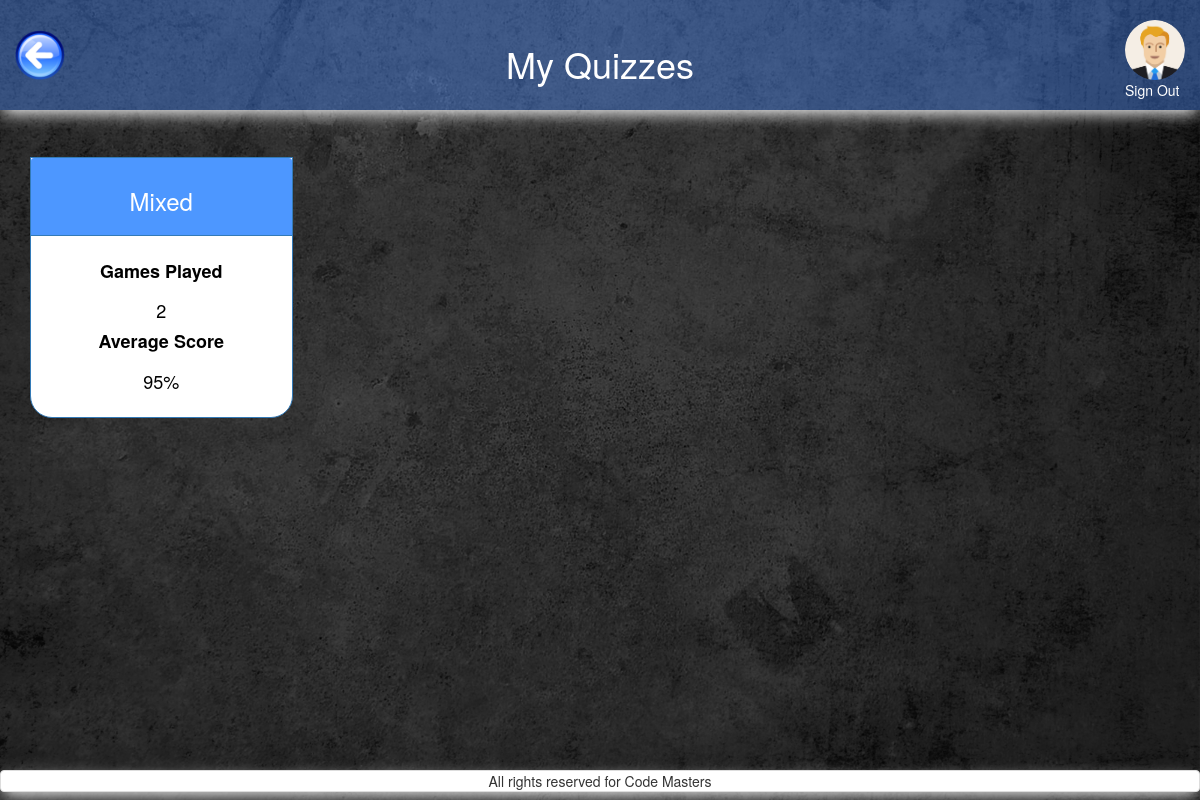
/my_quizzes.php (signed in), run on the app's committed database.
### tables this page shows
CREATE TABLE `users` (
  `id` int(11) NOT NULL,
  `FK_avatars` int(11) NOT NULL,
  `nickname` varchar(255) NOT NULL,
  `email` varchar(255) NOT NULL,
  `password` varchar(255) NOT NULL
);

CREATE TABLE `avatars` (
  `id` int(11) NOT NULL,
  `location` varchar(255) NOT NULL
);

CREATE TABLE `categories` (
  `id` int(11) NOT NULL,
  `category` varchar(50) NOT NULL,
  `image` varchar(255) NOT NULL
);

### includes/start_session_user.php (called while the page is built, shortened)
<?php
 require_once 'dbconnect.php';
 $res=mysqli_query($con, "SELECT nickname, users.id AS user_id, avatars.location AS avatar, avatars.id AS avatar_id, email FROM users
 	JOIN avatars ON users.FK_avatars=avatars.id
 	WHERE users.id=".$_SESSION['user']);
	 $userRow=mysqli_fetch_array($res);
	 $user_id = $userRow['user_id'];
	 $user_avatar = $userRow['avatar'];
?>

### query/my_quizzes_categories.php (called while the page is built)
<?php
$query_categories = "
    SELECT
        category,
        categories.id AS category_id,
        count(quizzes.id) AS games_played,
        avg(scores) AS average_score
    FROM `quizzes`
    LEFT JOIN categories ON categories.id=quizzes.FK_categories
    where FK_users = ".$user_id."
    ORDER BY
        category ASC;
";
$res_categories = mysqli_query($con, $query_categories);
?>

### my_quizzes.php (the view, shortened to what this page needs)
<?php
require_once('includes/start_session_user.php');
?>
<!DOCTYPE html>
<html>
<head>
    <?php
require_once('includes/head_tag.php');
    ?>
</head>
<body>
<div id="wrap">
  <div id="main" class="container-fluid clear-top">
    <header class="row shadow" id="header">
            <div class="col-xs-3">
                <a href="home_user.php">
                    <img alt="back_button" src="pictures/back_button.png" id="back_button"/>
                </a>
            </div>
            <div class="col-xs-6 white text-center margin-top">
                <h1 class="heading_font">My Quizzes</h1>
            </div>
        <?php
        echo'
            <div class="col-xs-3">
                <a href="logout.php?logout" class="pull-right">
                    <img class="img-circle show_avatar border" src="'.$user_avatar.'" alt="avatar" id="avatar_img"><br>
                    Sign Out
                </a>
            </div>';
        ?>
    </header>
    <div class="row">
        <main class="col-xs-12">
            <section class="row">
                <div class="col-xs-12 margin-top">
                <?php
                require_once('query/my_quizzes_categories.php');
                while ($row_categories  = mysqli_fetch_array($res_categories)){
                    $category = $row_categories['category'];
                    $category_id=$row_categories['category_id'];
                    $average_score=$row_categories['average_score'];
                    $games_played=$row_categories['games_played'];
                    echo '
                    <a class="col-xs-6 col-sm-3 margin-top a_category" href="quizzes_per_category.php?category_id='.$category_id.'">
                        <div class="panel panel-primary" id="category_panel" >
                            <div class="text-center panel-heading" id="category_header">
                                <h3>'.$category.'</h3>
                            </div>
                            <div class="panel-body text-center">
                                <h4><b>Games Played </b><br><br>'.$games_played.'</h4>
                                <h4><b>Average Score </b><br><br>'.number_format($average_score*100).'%</h4>
                            </div>
                        </div>
                    </a>
                    ';
                }
                ?>
                </div>
            </section>
        </main>
    </div>
  </div>
</div>
    <?php
require_once('includes/footer.php');
    ?>
</body>
</html>

### css/style.css (style rules this page uses)
header h1 { position: relative; }
#avatar_img { margin-top:20px; height: 60px; }
#back_button { margin-top:30px; height: 50px; }
#header { background-color: rgba(77,141,255,0.4); height: 110px; }
#header a:link { color: white; }
body { content: ""; background: url("../pictures/grey_background.jpg"); background-size: 100% 100%; background-repeat: repeat; top: 0; left: 0; bottom: 0; right: 0; position: absolute; z-index: -1; }
.white { color: white; }
.shadow { -webkit-box-shadow: 0px 6px 16px -3px rgba(255,255,255,1); -moz-box-shadow: 0px 6px 16px -3px rgba(255,255,255,1); box-shadow: 0px 6px 16px -3px rgba(255,255,255,1); }
.margin-top { margin-top: 2%; }
#category_panel { border-radius: 0px 0px 22px 22px; -moz-border-radius: 0px 0px 22px 22px; -webkit-border-radius: 0px 0px 22px 22px; }
#category_header { background-color:#4D97FF; }
.a_category:link { color: black; text-decoration: none; }

### includes/head_tag.php (style rules this page uses)
html, body { height: 100%; }
#wrap { min-height: 100%; }
#main { overflow:auto; padding-bottom:50px; }

### data on the page
users: FK_avatars.location (picture)
categories: category "Mixed", games_played "2", average_score "95"
